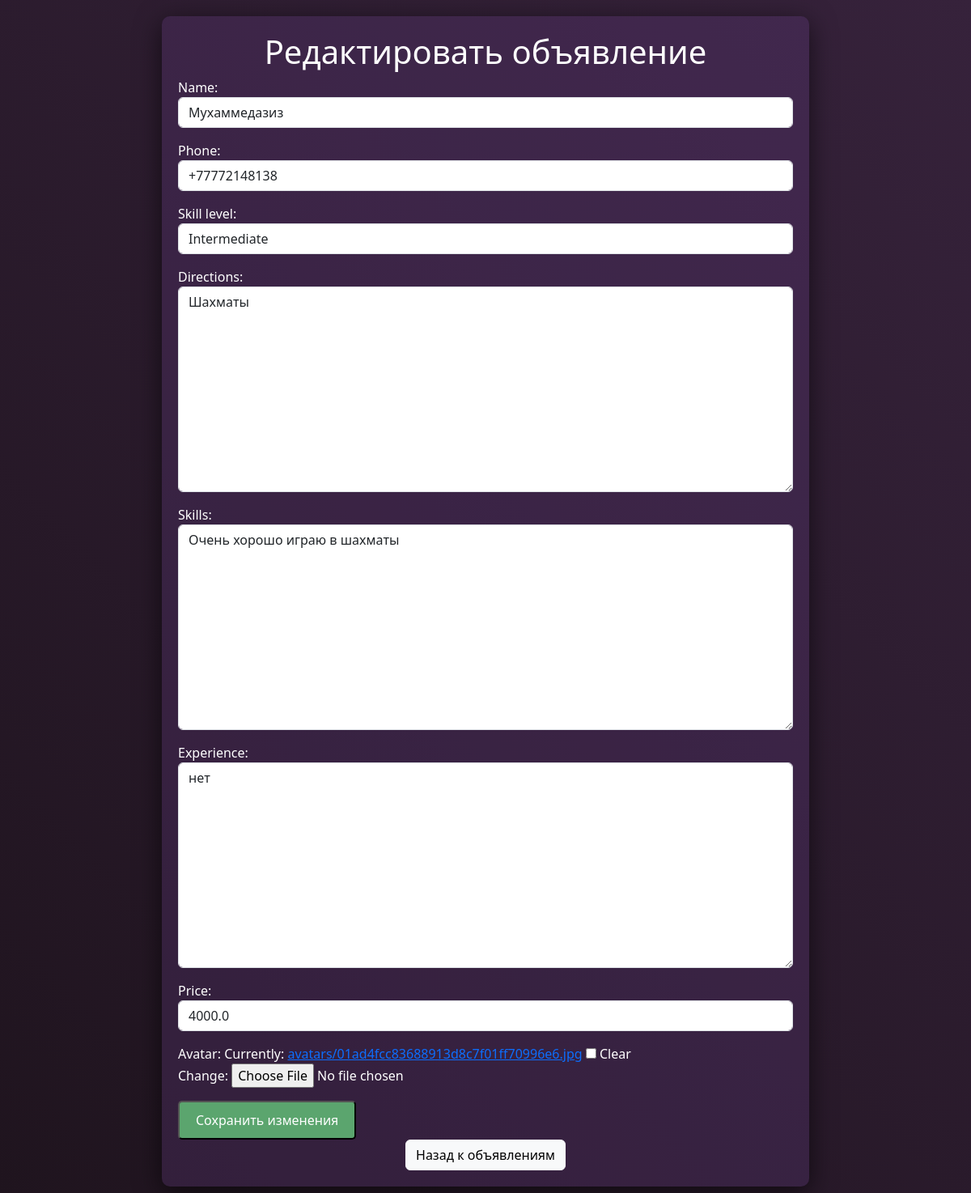
Screenshot of /teacher/ads/edit/1/ (signed in) with the database file from the repository.
### main/models.py (models this page shows, shortened)
class Teacher(models.Model):
    user = models.ForeignKey(settings.AUTH_USER_MODEL, on_delete=models.CASCADE)
    name = models.CharField(max_length=255, default="")
    phone = models.CharField(max_length=20)
    skill_level = models.CharField(
        max_length=20,
        choices=[('Beginner', 'Beginner'), ('Intermediate', 'Intermediate'), ('Advanced', 'Advanced')],
        default='Beginner'
    )
    directions = models.TextField()
    skills = models.TextField()
    experience = models.TextField()
    price = models.FloatField()
    avatar = models.ImageField(upload_to='avatars/', blank=True, null=True)

### main/views.py (the view)
# urls.py: path('teacher/ads/edit/<int:teacher_id>/', edit_teacher_ad, name='edit_teacher_ad'),
@login_required
def edit_teacher_ad(request, teacher_id):
    teacher = get_object_or_404(Teacher, id=teacher_id, user=request.user)
    if request.method == 'POST':
        form = BecomeTeacherForm(request.POST, request.FILES, instance=teacher)
        if form.is_valid():
            form.save()
            return redirect('my_teacher_ads')
    else:
        form = BecomeTeacherForm(instance=teacher)
    return render(request, 'main/edit_teacher_ad.html', {'form': form, 'teacher': teacher})

### main/forms.py
class BecomeTeacherForm(forms.ModelForm):
    class Meta:
        model = Teacher
        fields = ['name', 'phone', 'skill_level', 'directions', 'skills', 'experience', 'price', 'avatar']
        widgets = {
            'name': forms.TextInput(attrs={'class': 'form-control custom-input'}),
            'phone': forms.TextInput(attrs={'class': 'form-control custom-input'}),
            'directions': forms.Textarea(attrs={'class': 'form-control custom-input'}),
            'skills': forms.Textarea(attrs={'class': 'form-control custom-input'}),
            'skill_level': forms.Select(choices=[
                ('Beginner', 'Beginner'),
                ('Intermediate', 'Intermediate'),
                ('Advanced', 'Advanced')
            ], attrs={'class': 'form-control custom-input'}),
            'experience': forms.Textarea(attrs={'class': 'form-control custom-input'}),
            'price': forms.NumberInput(attrs={'class': 'form-control custom-input'}),
        }

### main/templates/main/edit_teacher_ad.html (shortened to what this page needs)
<!DOCTYPE html>
<html lang="ru">
<head>
    <link rel="stylesheet" href="https://cdn.jsdelivr.net/npm/bootstrap@5.3.0/dist/css/bootstrap.min.css">
</head>
<body>
    <div class="container">
        <h1 class="text-center">Редактировать объявление</h1>
<form action="{% url 'edit_teacher_ad' teacher.id %}" method="post" enctype="multipart/form-data">
            {{ form.as_p }}
            <button type="submit" class="btn-save">Сохранить изменения</button>
        </form>
        <div class="text-center">
            <a href="{% url 'my_teacher_ads' %}" class="btn btn-light">Назад к объявлениям</a>
        </div>
    </div>
</body>
</html>

### main/templates/main/edit_teacher_ad.html (style rules this page uses)
body { background: linear-gradient(45deg, #1f141e, #36223b); color: white; font-family: 'Segoe UI', Tahoma, Geneva, Verdana, sans-serif; padding: 20px; }
.container { max-width: 800px; margin: auto; padding: 20px; border-radius: 10px; background: rgba(106, 61, 138, 0.25); box-shadow: 0 8px 32px rgba(0,0,0,0.6); }
.btn-save { background: #5ba56e; color: white; padding: 10px 20px; border-radius: 5px; text-decoration: none; }

### rows the page displays
Teacher: name "Мухаммедазиз", phone "+77772148138", skill_level "Intermediate", directions "Шахматы", skills "Очень хорошо играю в шахматы", experience "нет", price "4000.0"
